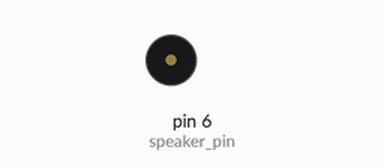
This sketch was run on a simulated Arduino Uno, built with avr-gcc and run on an emulated ATmega328P. Parts: buzzer (waves = sounding).

Above: at 2.0 s.
Timing chart, 0 to 3.5 s (numbered marks = the images above):
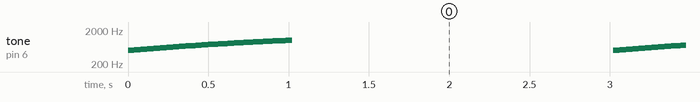

The sketch:

P10-1_beeper_low_to_high_swap.ino
```cpp
/*
*P10-1
*設計Arduino程式，輸出由低至高的警車聲音
*/

const int speaker_pin = 6;

void setup()
{
	pinMode(speaker_pin, OUTPUT);
}

void loop()
{
	for(int i=500;i<=1000;i+=10)
	{
		tone(speaker_pin, i);
		delay(20);
	}

	noTone(speaker_pin);
	delay(2000); //2秒之後重新開始
}
```

Measured:
- by itself, tone on pin 6 (speaker_pin): plays 500 Hz for 0.02 s, 510 Hz for 0.02 s, 520 Hz for 0.02 s, 530 Hz for 0.02 s, 540 Hz for 0.02 s, 550 Hz for 0.02 s … (2198 notes in this stretch)
